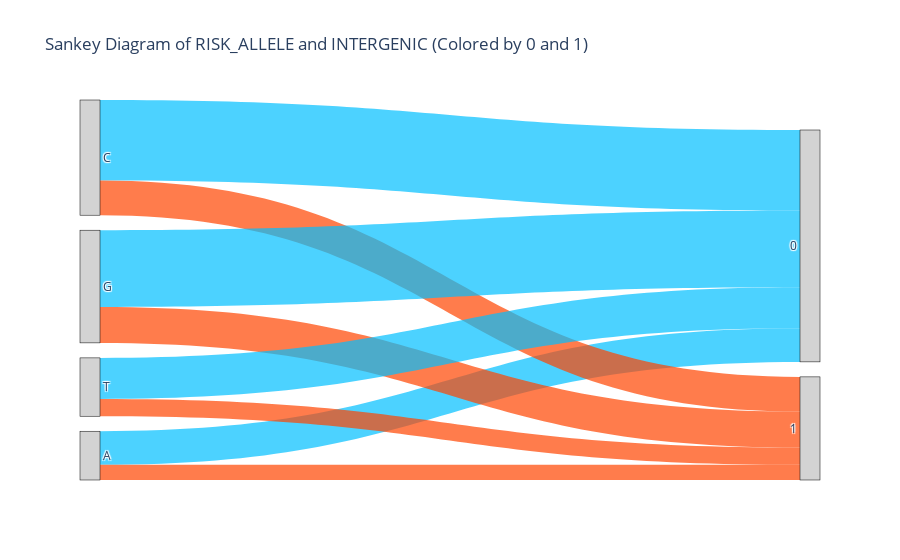

The notebook cell this image was saved under:
### Markdown cell above
Sankey Diagram for `RISK_ALLELE` AND `INTEGENIC` columns

### Code cell
# Group data by RISK_ALLELE and INTERGENIC to get counts
sankey_data = genetic_df.groupby(["RISK_ALLELE", "INTERGENIC"]).size().reset_index(name="Count")

# Create node labels (unique values from both columns)
all_nodes = list(pd.unique(sankey_data["RISK_ALLELE"].tolist() + sankey_data["INTERGENIC"].astype(str).tolist()))

# Map labels to indices
node_map = {label: i for i, label in enumerate(all_nodes)}

# Define sources and targets
source_indices = sankey_data["RISK_ALLELE"].map(node_map)
target_indices = sankey_data["INTERGENIC"].astype(str).map(node_map)
values = sankey_data["Count"]

# Assign colors based on INTERGENIC values
link_colors = ["rgba(0, 191, 255, 0.7)" if target == node_map["0"] else "rgba(255, 69, 0, 0.7)" for target in target_indices]

# Create Sankey diagram with distinct colors for 0 and 1
fig = go.Figure(go.Sankey(
    node=dict(
        pad=15,
        thickness=20,
        line=dict(color="black", width=0.5),
        label=all_nodes,
        color="lightgrey"  # Keeping nodes neutral
    ),
    link=dict(
        source=source_indices, 
        target=target_indices, 
        value=values,
        color=link_colors  # Blue for 0, Red for 1
    )
))

# Customize layout
fig.update_layout(title_text="Sankey Diagram of RISK_ALLELE and INTERGENIC (Colored by 0 and 1)", font_size=12)

# Show plot
fig.show()

### Figure 1 — Plotly figure (JSON) as saved in the notebook; plotly's stock layout.template omitted (floating-point values rounded to 4 significant figures)
{"data": [{"link": {"color": ["rgba(0, 191, 255, 0.7)", "rgba(255, 69, 0, 0.7)", "rgba(0, 191, 255, 0.7)", "rgba(255, 69, 0, 0.7)", "rgba(0, 191, 255, 0.7)", "rgba(255, 69, 0, 0.7)", "rgba(0, 191, 255, 0.7)", "rgba(255, 69, 0, 0.7)"], "source": [0, 0, 1, 1, 2, 2, 3, 3], "target": [4, 5, 4, 5, 4, 5, 4, 5], "value": [361, 164, 867, 373, 826, 387, 442, 186]}, "node": {"color": "lightgrey", "label": ["A", "C", "G", "T", "0", "1"], "line": {"color": "black", "width": 0.5}, "pad": 15, "thickness": 20}, "type": "sankey"}], "layout": {"font": {"size": 12}, "title": {"text": "Sankey Diagram of RISK_ALLELE and INTERGENIC (Colored by 0 and 1)"}}}
